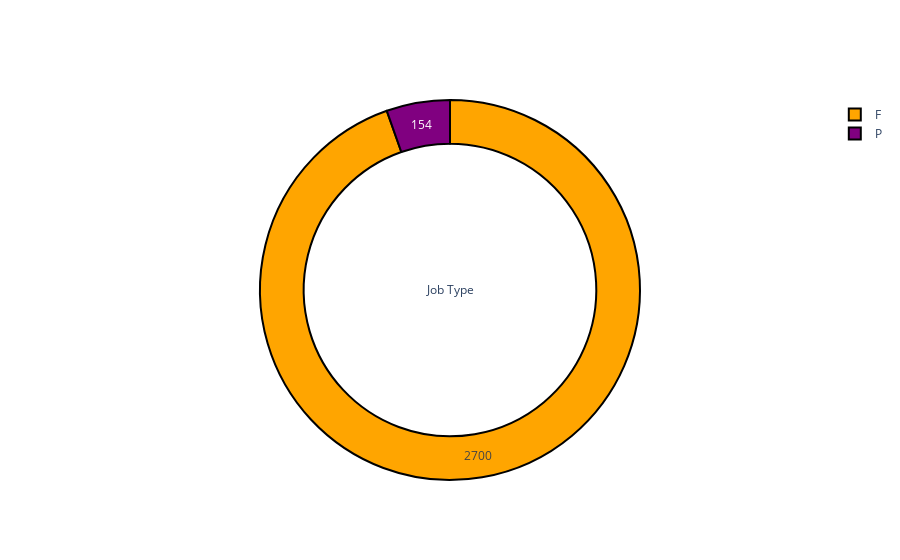

The cell this chart's notebook holds for it:
### Markdown cell above
<div align='center'><font size="6" color="#ff3fb5">Full Time or Part Time Jobs?</font></div>

### Code cell
py.iplot([pie_plot(df['Full-Time/Part-Time indicator'].value_counts(), ['orange', 'purple'], 'Job Type')])

### Figure 1 — Plotly figure (JSON) as saved in the notebook; plotly's stock layout.template omitted (floating-point values rounded to 4 significant figures)
{"data": [{"hole": 0.77, "hoverinfo": "label+percent", "labels": ["F", "P"], "marker": {"colors": ["orange", "purple"], "line": {"color": "#000000", "width": 2}}, "textinfo": "value", "textposition": "inside", "title": {"text": "Job Type"}, "type": "pie", "values": [2700, 154]}], "layout": {}}
